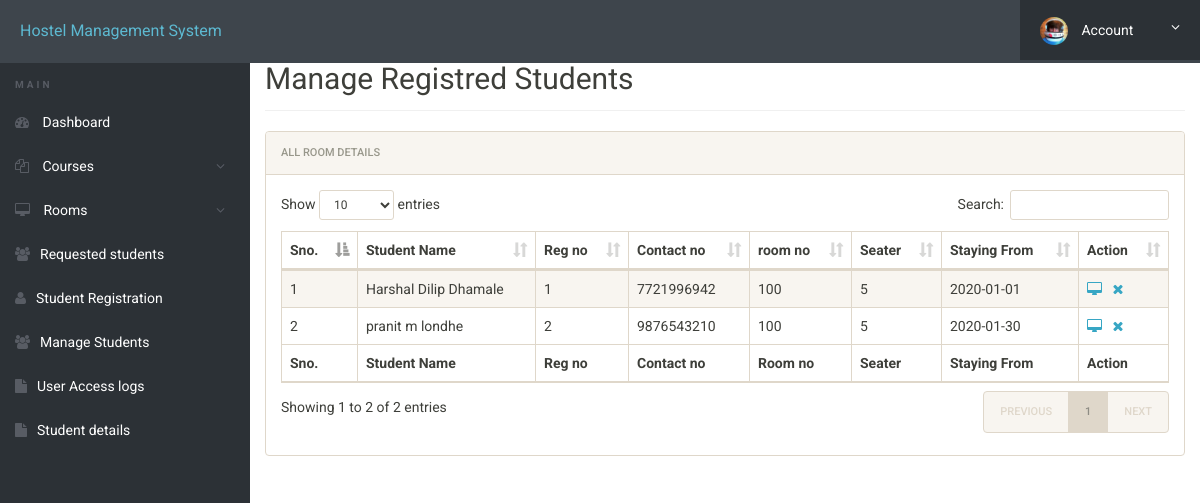
The app's page /admin/manage-students.php (signed in) with its own data.
### tables this page shows
CREATE TABLE `registration` (
  `id` int(11) NOT NULL,
  `roomno` int(11) DEFAULT NULL,
  `seater` int(11) DEFAULT NULL,
  `feespm` int(11) DEFAULT NULL,
  `foodstatus` int(11) DEFAULT NULL,
  `stayfrom` date DEFAULT NULL,
  `duration` int(11) DEFAULT NULL,
  `course` varchar(500) DEFAULT NULL,
  `regno` int(11) DEFAULT NULL,
  `firstName` varchar(500) DEFAULT NULL,
  `middleName` varchar(500) DEFAULT NULL,
  `lastName` varchar(500) DEFAULT NULL,
  `gender` varchar(250) DEFAULT NULL,
  `contactno` bigint(11) DEFAULT NULL,
  `emailid` varchar(500) DEFAULT NULL,
  `egycontactno` bigint(11) DEFAULT NULL,
  `guardianName` varchar(500) DEFAULT NULL,
  `guardianRelation` varchar(500) DEFAULT NULL,
  `guardianContactno` bigint(11) DEFAULT NULL,
  `corresAddress` varchar(500) DEFAULT NULL,
  `corresCIty` varchar(500) DEFAULT NULL,
  `corresState` varchar(500) DEFAULT NULL,
  `corresPincode` int(11) DEFAULT NULL,
  `pmntAddress` varchar(500) DEFAULT NULL,
  `pmntCity` varchar(500) DEFAULT NULL,
  `pmnatetState` varchar(500) DEFAULT NULL,
  `pmntPincode` int(11) DEFAULT NULL,
  `postingDate` timestamp NULL DEFAULT CURRENT_TIMESTAMP,
  `updationDate` varchar(500) DEFAULT NULL
);

### admin/manage-students.php (the view, shortened to what this page needs)
<?php
include('includes/config.php');
?>
<!doctype html>
<html lang="en" class="no-js">
<head>
	<link rel="stylesheet" href="css/font-awesome.min.css">
	<link rel="stylesheet" href="css/bootstrap.min.css">
	<link rel="stylesheet" href="css/dataTables.bootstrap.min.css">
	<link rel="stylesheet" href="css/bootstrap-social.css">
	<link rel="stylesheet" href="css/bootstrap-select.css">
	<link rel="stylesheet" href="css/fileinput.min.css">
	<link rel="stylesheet" href="css/awesome-bootstrap-checkbox.css">
	<link rel="stylesheet" href="css/style.css">
</head>
<body>
	<?php include('includes/header.php');?>
	<div class="ts-main-content">
			<?php include('includes/sidebar.php');?>
		<div class="content-wrapper">
			<div class="container-fluid">
				<div class="row">
					<div class="col-md-12">
						<h2 class="page-title" style="margin-top:4%">Manage Registred Students</h2>
						<div class="panel panel-default">
							<div class="panel-heading">All Room Details</div>
							<div class="panel-body">
								<table id="zctb" class="display table table-striped table-bordered table-hover" cellspacing="0" width="100%">
									<thead>
										<tr>
											<th>Sno.</th>
											<th>Student Name</th>
											<th>Reg no</th>
											<th>Contact no </th>
											<th>room no  </th>
											<th>Seater </th>
											<th>Staying From </th>
											<th>Action</th>
										</tr>
									</thead>
									<tfoot>
										<tr>
											<th>Sno.</th>
											<th>Student Name</th>
											<th>Reg no</th>
											<th>Contact no </th>
											<th>Room no  </th>
											<th>Seater </th>
											<th>Staying From </th>
											<th>Action</th>
										</tr>
									</tfoot>
									<tbody>
<?php
$ret="select * from registration";
$stmt= $mysqli->prepare($ret) ;
$stmt->execute() ;
$res=$stmt->get_result();
$cnt=1;
while($row=$res->fetch_object())
	  {
	  	?>
<tr><td><?php echo $cnt;;?></td>
<td><?php echo $row->firstName."&nbsp";?><?php echo $row->middleName."&nbsp";?><?php echo $row->lastName."&nbsp";?></td>
<td><?php echo $row->regno;?></td>
<td><?php echo $row->contactno;?></td>
<td><?php echo $row->roomno;?></td>
<td><?php echo $row->seater;?></td>
<td><?php echo $row->stayfrom;?></td>
<td>
<a href="javascript:void(0);"  onClick="popUpWindow('http://localhost/hostel/admin/full-profile.php?id=<?php echo $row->id;?>');" title="View Full Details"><i class="fa fa-desktop"></i></a>&nbsp;&nbsp;
<a href="manage-students.php?del=<?php echo $row->id;?>" title="Delete Record" onclick="return confirm("Do you want to delete");"><i class="fa fa-close"></i></a></td>
										</tr>
									<?php
$cnt=$cnt+1;
									 } ?>
									</tbody>
								</table>
							</div>
						</div>
					</div>
				</div>
			</div>
		</div>
	</div>
</body>
</html>

### admin/css/style.css (style rules this page uses)
html { font-size: 14px; }
@media only screen and (min-width: 480px) { html { font-size: 17px; } }
@media only screen and (min-width: 768px) { html { font-size: 14px; } }
body { font-size: 1em; }
a { color: #37a6c4; }
.panel { overflow: hidden; }
.page-title { padding-bottom: 15px; margin-bottom: 20px; border-bottom: 1px solid #f0f0f0; }
.ts-main-content .content-wrapper { padding-top: 15px; margin-top: 10px; }
@media only screen and (min-width: 992px) { .ts-main-content .content-wrapper { margin-left: 250px; } }

### records on screen
registration: firstName "Harshal", middleName "Dilip", lastName "Dhamale", regno "1", contactno "7721996942", roomno "100", seater "5", stayfrom "2020-01-01"
registration: firstName "pranit", middleName "m", lastName "londhe", regno "2", contactno "9876543210", roomno "100", seater "5", stayfrom "2020-01-30"
